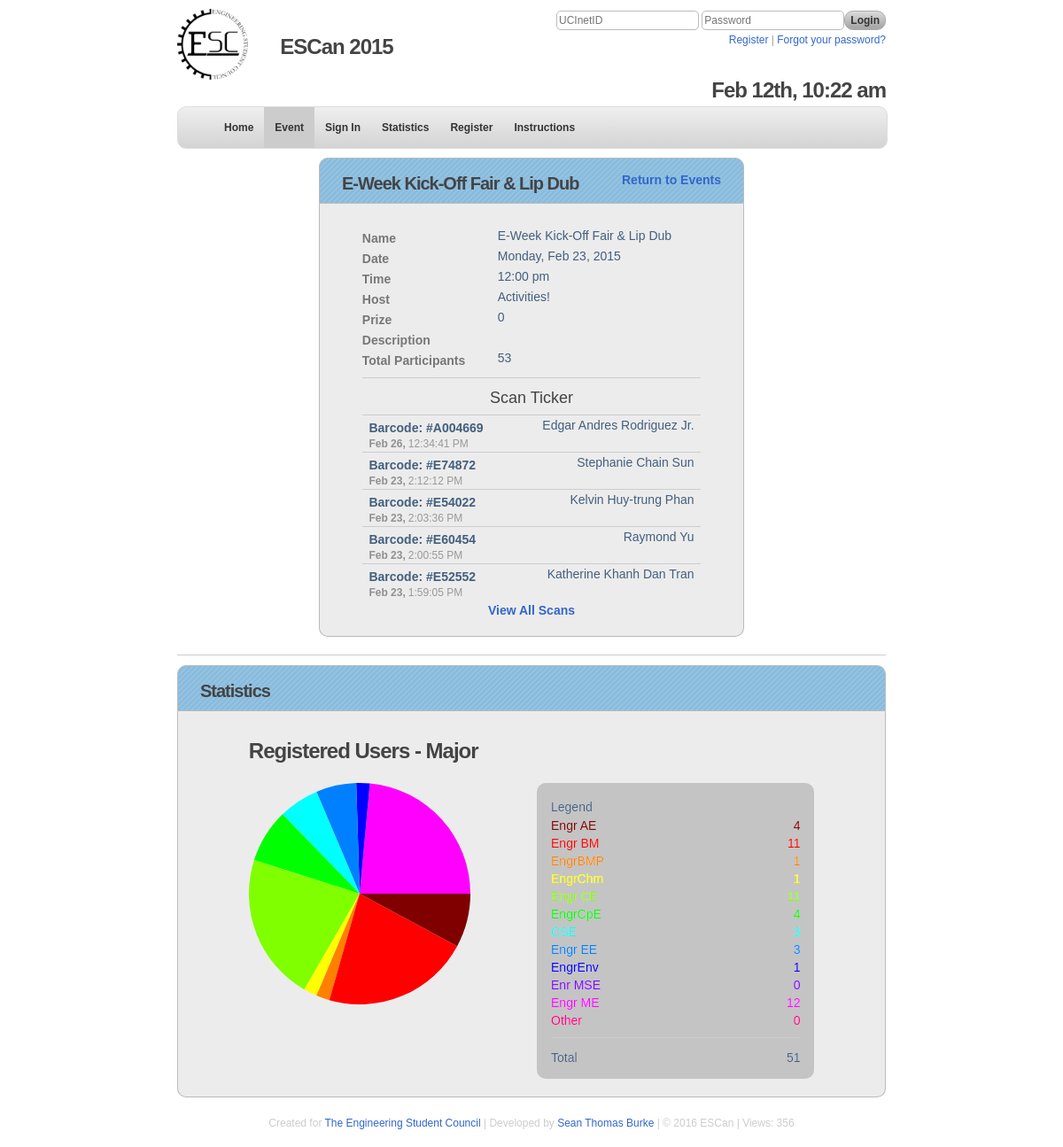
The page /event.php?eid=7 on the database its author committed.
### tables this page shows
CREATE TABLE IF NOT EXISTS `settings` (
  `name` varchar(20) NOT NULL,
  `value` varchar(8) NOT NULL,
  PRIMARY KEY (`name`)
);

CREATE TABLE IF NOT EXISTS `tabs` (
  `tid` mediumint(9) NOT NULL AUTO_INCREMENT,
  `page` varchar(20) NOT NULL,
  `title` varchar(20) NOT NULL,
  `access` tinyint(1) NOT NULL DEFAULT '0',
  `public_only` tinyint(1) NOT NULL DEFAULT '0',
  PRIMARY KEY (`tid`)
);

CREATE TABLE IF NOT EXISTS `events` (
  `eid` mediumint(8) NOT NULL AUTO_INCREMENT,
  `name` varchar(50) NOT NULL,
  `date` date NOT NULL,
  `time` time NOT NULL,
  `host` varchar(50) NOT NULL,
  `prize` mediumint(8) NOT NULL,
  `description` varchar(1000) NOT NULL,
  `volunteer` varchar(8) NOT NULL,
  PRIMARY KEY (`eid`)
);

CREATE TABLE IF NOT EXISTS `scans` (
  `sid` bigint(32) NOT NULL COMMENT 'Scan ID',
  `eid` varchar(8) NOT NULL COMMENT 'Event ID',
  `barcode` varchar(32) NOT NULL COMMENT 'Barcode ID',
  `volunteer` varchar(8) NOT NULL,
  `date` date NOT NULL,
  `time` time NOT NULL
);

CREATE TABLE IF NOT EXISTS `users` (
  `ucinetid` varchar(8) NOT NULL,
  `barcode` varchar(32) NOT NULL COMMENT 'barcode id',
  `name` varchar(100) NOT NULL COMMENT 'first name',
  `email` varchar(150) NOT NULL COMMENT 'email',
  `major` varchar(75) NOT NULL COMMENT 'Major',
  `level` varchar(20) NOT NULL COMMENT 'Year Level',
  `opt` tinyint(1) NOT NULL DEFAULT '1' COMMENT 'opt-out mail',
  `access` tinyint(1) NOT NULL DEFAULT '0' COMMENT 'access level',
  `elig` tinyint(1) NOT NULL DEFAULT '1' COMMENT 'prize eligible',
  `date` date NOT NULL,
  `time` time NOT NULL,
  `volunteer` varchar(8) NOT NULL,
  PRIMARY KEY (`ucinetid`)
);

### event.php (the view, shortened to what the rows shown need)
<?php
require_once 'inc/standard.php';
$page = new Page('event', ALL);
$var = new VarArray();
$eid = $_GET['eid'];
if(!$eid)
{
	$bottom = 'No event selected, please return to the <a href="events.php">Events Page</a>.';
	$box = new Box('No Existing Event');
	$box->setBadge('Return to Events', 'events.php');
	$box->setContent($bottom);
	$page->setContent($box->display('half'));
	$page->buildPage();
}
else
{
	$sql = 'SELECT * FROM events
			WHERE eid ="'.$eid.'"';
	$DB->query($sql);
	$event = $DB->resultToSingleArray();
	$total_count = $DB->countOf('scans', 'eid = "'.$eid.'"');
	$box = new Box($event['name']);
	$box->setBadge('Return to Events', 'events.php');
	$bottom = '
				<div class="row">
					<label class="fieldname">Name</label>
					<div class="textarea">
					'.$event['name'].'
					</div>
				</div>
				<div class="row">
					<label class="fieldname">Date</label>
					<div class="textarea">
					'.date('l, M d, Y',strtotime($event['date'])).'
					</div>
				</div>
				<div class="row">
					<label class="fieldname">Time</label>
					<div class="textarea">
					'.date('g:i a',strtotime($event['time'])).'
					</div>
				</div>
				<div class="row">
					<label class="fieldname">Host</label>
					<div class="textarea">
					'.$event['host'].'
					</div>
				</div>
				<div class="row">
					<label class="fieldname">Prize</label>
					<div class="textarea">
					'.$event['prize'].'
					</div>
				</div>
				<div class="row">
					<label class="fieldname">Description</label>
					<div class="textarea">
					'.$event['description'].'
					</div>
				</div>
				<div class="row">
					<label class="fieldname">Total Participants</label>
					<div class="textarea">
					'.$total_count.'
					</div>
				</div>';
	$limit = ($_GET['view'] == 'all') ? '':'LIMIT 5';
	$sql = 'SELECT scans.*, users.name, users.ucinetid, users.major, users.level
			FROM scans LEFT JOIN users
			ON scans.barcode = users.barcode
			WHERE scans.eid = "'.$eid.'"
			ORDER BY date DESC, time DESC
			'.$limit;
	$DB->query($sql);
	$ticker_array = $DB->resultToArray();
	$ticker_content .= '<div class="separator"></div>';
	$ticker_content .= '<div class="row center">
							<h3>Scan Ticker</h3>
						</div>';
	$ticker_content .= '<div class="list">';
	$page->setJSInitial('$(".dropdown").hide(); '.$js_hide_row1);
	$ticker_content .= '<script>
		$(document).ready(function () {
			$("#barcode").focus();';
	if($js_slide_down)
	 $ticker_content .= '$("#row1").slideDown();';
	$ticker_content .= '});</script>';
	if(count($ticker_array) > 0)
	{
		foreach ($ticker_array as $row)
		{
			$i++;
			$ticker_content .= '
				<div class="item" id="row'.$i.'">
					<div class="row">
						<label class="barcode">Barcode: </span> #'.$row['barcode'].'</label>
						<span class="right">'.$row['name'].'</span>
						<span class="date">'.date('M j,', strtotime($row['date'])).'</span>
						<span class="time">'.date('g:i:s A', strtotime($row['time'])).'</span>
					</div>
				</div>
				<div class="event_row">
					<script>
					    $("#row'.$i.'").click(function () {
					    	$("#drop'.$i.'").slideToggle("fast");
					    });
					</script>
					<div class="dropdown" id="drop'.$i.'" style="display:none;">
						<h5><strong>UCInetID:</strong> 	'.$row['ucinetid'].'</h5>
						<h5><strong>Name:</strong> 		'.$row['name'].'</h5>
						<h5><strong>Major:</strong> 	'.$row['major'].'</h5>
						<h5><strong>Level:</strong> 	'.$row['level'].'</h5>
						<h5><strong>Time:</strong>		'.date('M j, Y,', strtotime($row['date'])).' '.date('g:i:s A', strtotime($row['time'])).'</h5>
					</div>
				</div>';
		}
		if($_GET['view'] == 'all')
		{
		$ticker_content .= '
			<div class="row center">
			<label id="view"><a href="'.$_SERVER['PHP_SELF'].'?eid='.$eid.'&view=less#view">View Less Scans</a></label>
			</div>';
		}
		else
		{
		$ticker_content .= '
			<div class="row center">
			<label id="view"><a href="'.$_SERVER['PHP_SELF'].'?eid='.$eid.'&view=all#view">View All Scans</a></label>
			</div>';
		}
	}
	$ticker_content .= '</div>';
	$box->setContent( $bottom.$ticker_content);
	$box->setBadge('Return to Events', 'events.php');
	$majors = [];
	foreach ($var->getMajors() as $major) {
		$sql = 'SELECT *
				FROM scans
				LEFT JOIN users
				ON scans.barcode = users.barcode
				WHERE scans.eid = "'.$eid.'"
				AND users.major = "'.$major.'"';
		$DB->query($sql);
		$temp = $DB->numRows();
		$majors[$major] = $temp;
	}
	$majors_stat = new Statistic('pie', 'user_majors', 'Registered Users - Major', $majors, 0);
	$bottom_stats = $majors_stat->display();
	$box_stat = new Box('Statistics', $bottom_stats);
	$stat_display = '<div class="separator"></div>'.$box_stat->display("full");
	$content = $box->display().$stat_display;
	$page->startGraph();
	$page->setContent($content);
	$page->buildPage();
}
?>

### inc/classes/Nav.class.php (shortened to what the rows shown need)
<?php
class Nav
{
	public $output;
	function __construct($access, $tab)
	{
		$this->DB = $GLOBALS['DB'];
		$this->tab = $tab;
		$this->access = ($access == '') ? 0:$access;
		if($access == 0)
		{
			$sql = 'SELECT tabs.title, pages.name, pages.url, tabs.public_only, tabs.access
			FROM tabs LEFT JOIN pages
			ON pages.name = tabs.page
			WHERE tabs.access <= "'.$this->access.'"
			OR tabs.public_only = "1"
			ORDER BY tid ASC';
		}
		$result = $this->DB->query($sql);
		$tabs = $this->DB->resultToArray($result);
		$highlight = ' id="highlight"';
		$this->output .= '
		<div id="navigation-section">
		<div id="nav">
		<ul>';
		if(count($tabs) > 0)
		{
			foreach($tabs as $tab)
			{
				$active = ($this->tab == $tab['name']) ? $highlight:'';
				$this->output .= '
					<li><a class="menu-item" '.$active.' href="'.$tab['url'].'?s=nav">'.$tab['title'].'</a></li>';
			}
		}
		else
		{
			$this->output .= '
				<li><a class="menu-item" href="index.php">Home</a></li>';
		}
		$this->output .= '</ul></div></div>';
	}
}
?>

### inc/classes/Box.class.php (shortened to what the rows shown need)
<?php
class Box
{
	public $content;
	public $title;
	public $badge;
	public $badge_url;
	public $height;
	public $header_height;
	public $intro_step;
	public $intro_text;
	function __construct($title, $content = '', $width = 500, $height = 'auto')
	{
		$this->header_height = 50;
		$this->content = $content;
		$this->title = $title;
		$this->height = $height;
		return $this->display();
	}
	public function setContent($content)
	{
		$this->content = $content;
	}
	public function setBadge($badge, $url = '')
	{
		$this->badge = $badge;
		$this->badge_url = $url;
	}
	public function display($type = 'half')
	{
		if(!is_string($this->height))
		{
			$container_height = $this->height - $this->header_height;
			$container_height .= 'px';
		}
		else
		{
		$container_height = $this->height;
		}
		$output = '
		<div class="box" style="width:100%; height:'.$this->height.'" data-step="'.$this->intro_step.'" data-intro="'.$this->intro_text.'" data-position="right">
			<div class="header_container" style="height: '.$this->header_height.'px">
				<h2 class="title">'.$this->title.'</h2>
		    	<span class="box_badge">
		        	<a href="'.$this->badge_url.'">
		        	'.$this->badge.'</a>
		        </span>
		    </div>
			<div class="box_wrapper" style="height: '.$container_height.'">
				<div class="box_inside">';
		$output.= $this->content;
		$output .= '
				</div>
			</div>
		</div>';
		if($type == 'half')
		{
			return '<div id="container_wrapper">'.$output.'</div>';
		}
		elseif($type == 'full')
		{
			return $output;
		}
		else
		{
			return $output;
		}
	}
}
?>

### inc/classes/Page.class.php (shortened to what the rows shown need)
<?php
class Page
{
	public $DB;
	public $banner;
	public $content;
	public $content_bottom;
	public $description;
	public $extra_meta;
	public $footer;
	public $graph;
	public $google;
	public $html;
	public $header;
	public $isPhone;
	public $js;
	public $logo_src;
	public $keywords;
	public $navigation;
	public $pageviews;
	public $title;
	public $login;
	public $nav;
	function __construct($name, $access = ALL)
	{
		$this->DB = $GLOBALS['DB'];
		$this->login = new Login();
		$sql = "SELECT p.* FROM pages AS p
				WHERE name = '$name'";
		if(!($this->DB->query($sql)))
			die('Could not get page: '.$this->DB->getError());
		$page = $this->DB->resultToSingleArray();
		if(strstr($_SERVER['HTTP_USER_AGENT'], 'iPhone'))
			$this->isPhone = true;
		else
			$this->isPhone = false;
		$this->isPhone = false;
		$this->pageviews = $page['views'];
		$this->description = $page['description'];
		$this->content = $page['content'];
		$this->title = ucfirst($page['name']);
		$this->logo_src = 'images/logo200.png';
		$this->nav = new Nav($_SESSION['access'], $page['tab']);
	}
	public function setJSInitial($js)
	{
		$this->js .= $js;
	}
	public function buildJSInitial()
	{
		$this->js_initial = '
		<script>
    		$(document).ready(function() {';
    		$this->js_initial .= '
            update();
            setInterval(update, 1000);';
            $this->js_initial .= $this->js;
    		$this->js_initial .= ' });
		</script>';
	}
	public function setContent($content_bottom)
	{
		$this->content_bottom = $content_bottom;
	}
	public function startGraph()
	{
		$this->graph = '<script type="text/javascript" src="js/jquery.sparkline.min.js"></script>';
	}
	public function setGoogleAnalytics()
	{
		$this->google = '<script type="text/javascript">
		  var _gaq = _gaq || [];
		  _gaq.push([\'_setAccount\', \'UA-25773399-2\']);
		  _gaq.push([\'_trackPageview\']);
		  (function() {
		    var ga = document.createElement(\'script\'); ga.type = \'text/javascript\'; ga.async = true;
		    ga.src = (\'https:\' == document.location.protocol ? \'https://ssl\' : \'http://www\') + \'.google-analytics.com/ga.js\';
		    var s = document.getElementsByTagName(\'script\')[0]; s.parentNode.insertBefore(ga, s);
		  })();
		</script>';
	}
	private function updatePageView()
	{
		$this->pageviews += 1;
	}
	private function buildHTML()
	{
		$css = 'global';
		$css = ($css) ? '<link rel=stylesheet type="text/css" href="css/'.$css.'.css"  >' : '';
		$this->html =
		'<!DOCTYPE HTML PUBLIC "-//W3C//DTD HTML 4.01 Transitional//EN" "http://www.w3.org/TR/html4/loose.dtd">
		<html>
		<head>
			<title>'.$this->title.' - '.PRODUCT.'</title>
			<link rel="shortcut icon" href="/favicon.ico">
			<link rel="icon" href="/favicon.ico" type="image/x-icon">
			<meta property="og:title" content="'.PRODUCT.'" />
			<meta property="og:type" content="website" />
			<meta property="og:url" content="'.$_SERVER['PHP_SELF'].'" />
			<meta property="og:image" content="'.$this->logo_src.'" />
			<meta property="og:description" content="'.$this->description.'" />
			<meta property="fb:app_id" content="203055886388488" />
			<meta property="fb:admin" content="hawaiianchimp" />
			'.$this->extra_meta.'
			<meta http-equiv="X-UA-Compatible" content="chrome=1" />
			<meta http-equiv="Content-Type" content="text/html; charset=UTF-8" />
			<meta name="description" content="'.$this->description.'">
			<meta name="keywords" content="'.$this->keywords.'">'
		    .$css.'
		    <link rel=stylesheet type="text/css" href="js/introjs.min.css">
		    <script src="js/jquery-2.1.3.min.js"></script>
	    	<script type="text/javascript" src="js/moment.min.js"></script>
	    	<script type="text/javascript" src="//www.google.com/jsapi"></script>
	    	<script src="js/jquery-2.1.3.min.js"></script>
		    <script type="text/javascript">
			    google.load(\'visualization\', \'1\', {packages: [\'corechart\']});
		    </script>
		    <script type="text/javascript" src="js/escan.min.js"></script>'
	        .$this->graph
		.'</head>';
	}
	private function buildHeader()
	{
		$sql = 'SELECT value
		FROM settings
		WHERE name = "eweekstart"';
		$this->DB->query($sql);
		$eweekstart = $this->DB->resultToSingleArray();
		$this->header = ' <body>
		<div id="wrapper">
		<div id="banner">'
		.$this->banner.'
		</div>
		<div id="header">
			<div id="logo">
				<a href="index.php?r=logo">
				<img src="'.$this->logo_src.'" alt="'.PRODUCT.'">
				<div id="logoname"><h2>'.PRODUCT.' '.date('Y', strtotime($eweekstart[0])).'</h2></div>
				</a>
			</div>
			'.$this->login->loginFormMini('login','login.php','loginmini', $this->isPhone).'
			<div id="today" class="nophone"><h2 id="time">Today: '.date('M d, h:i A', strtotime(NOW_DATE.' '.NOW_TIME)).'</h2></div>
		</div>';
	}
	private function buildNav()
	{
		$this->navigation = $this->nav->display();
	}
	private function buildContent()
	{
		$this->content = '
		<div id="container">
 		'.$this->content_bottom.'</div>';
	}
	private function buildFooter()
	{
		$this->footer = '
		</div>
		<div id="copyright">
			<p>Created for <a href="'.WEBSITE.'">'.ORGANIZATION.'</a> |
			Developed by <a href="http://www.seantburke.com/?r=escan">Sean Thomas Burke</a> |
			&copy; '.date('Y').' '.PRODUCT.' |
			Views: '.$this->pageviews.'</p>
		</div>
		</div>
		'.$this->google
		.'
		<script>
    		function update(){
        		$("#time").text(
        		    moment().format("MMM Do, h:mm a")
        		    );
    		}
		</script>'
	    .$this->js_initial
		.'<script type="text/javascript">
		  var _gaq = _gaq || [];
		  _gaq.push([\'_setAccount\', \'UA-25773399-3\']);
		  _gaq.push([\'_trackPageview\']);
		  (function() {
		    var ga = document.createElement(\'script\'); ga.type = \'text/javascript\'; ga.async = true;
		    ga.src = (\'https:\' == document.location.protocol ? \'https://ssl\' : \'http://www\') + \'.google-analytics.com/ga.js\';
		    var s = document.getElementsByTagName(\'script\')[0]; s.parentNode.insertBefore(ga, s);
		  })();
		</script>
		</body>
		</html>';
	}
	public function buildPage()
	{
		$this->buildHTML();
		$this->buildHeader();
		$this->buildContent();
		$this->buildFooter();
		$this->content = $this->html.$this->header.$this->navigation.$this->content.$this->footer;
		echo $this->content;
		exit;
	}
}
?>

### rows shown on the page
settings: value "2015"
tabs: title "Home"
tabs: title "Event"
tabs: title "Sign In"
tabs: title "Statistics"
tabs: title "Register"
tabs: title "Instructions"
events: name "E-Week Kick-Off Fair & Lip Dub", date "Monday, Feb 23, 2015", time "12:00 pm", host "Activities!", prize "0"
scans: barcode "A004669", users.name "Edgar Andres Rodriguez Jr.", date "Feb 26,", time "12:34:41 PM"
scans: barcode "E74872", users.name "Stephanie Chain Sun", date "Feb 23,", time "2:12:12 PM"
scans: barcode "E54022", users.name "Kelvin Huy-trung Phan", date "Feb 23,", time "2:03:36 PM"
scans: barcode "E60454", users.name "Raymond Yu", date "Feb 23,", time "2:00:55 PM"
scans: barcode "E52552", users.name "Katherine Khanh Dan Tran", date "Feb 23,", time "1:59:05 PM"

### other values the page prints
PRODUCT "ESCan"
$this->badge "Return to Events"
$total_count "53"
$this->title "Statistics"
$this->title "Registered Users - Major"
$key "Engr AE"
$value "4"
$key "Engr BM"
$value "11"
$key "EngrBMP"
$value "1"
$key "EngrChm"
$key "EngrCpE"
$key "CSE"
$value "3"
